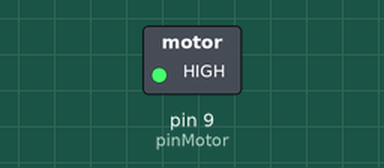
Simulated run of this sketch. Board: Arduino Uno, built with avr-gcc and run on an emulated ATmega328P. On the bench: switched loads named in the sketch (green lamp = pin HIGH).

Above: at 1.2 s.
At 6.5 s:
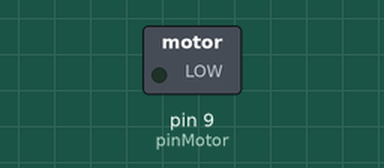
Timing chart, 0 to 8.1 s (numbered marks = the images above):
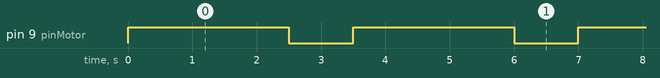

Measured:
- by itself, pin 9 (pinMotor): alternates HIGH for 2.5 s and LOW for 1.0 s

The sketch:

Motor.ino
```cpp
int pinMotor = 9;


void setup() {
  // put your setup code here, to run once:
  pinMode(pinMotor, OUTPUT);
}

void loop() {
  // put your main code here, to run repeatedly:
  PrenderApagarMotor();
  //PrenderApagarMotorconVelocidad();
  //AcelerarMotor();
}

void PrenderApagarMotor()
{
  int tiempoPrendido = 2500; //Tiempo Prendido
  int tiempoApagado = 1000; //Tiempo Apagado

  digitalWrite(pinMotor, HIGH);
  delay (tiempoPrendido);
  digitalWrite(pinMotor, LOW);
  delay (tiempoApagado);

}
```
